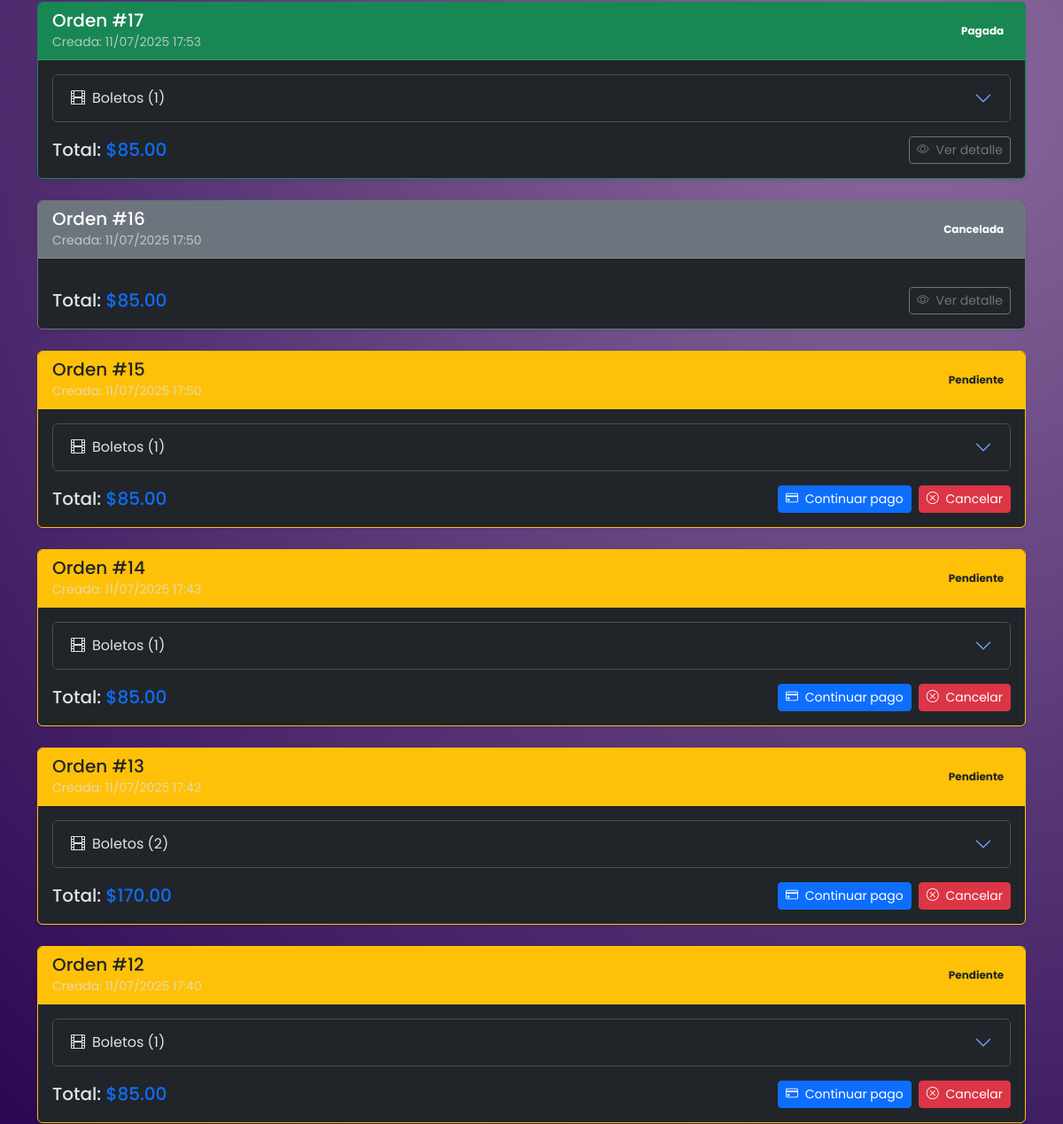
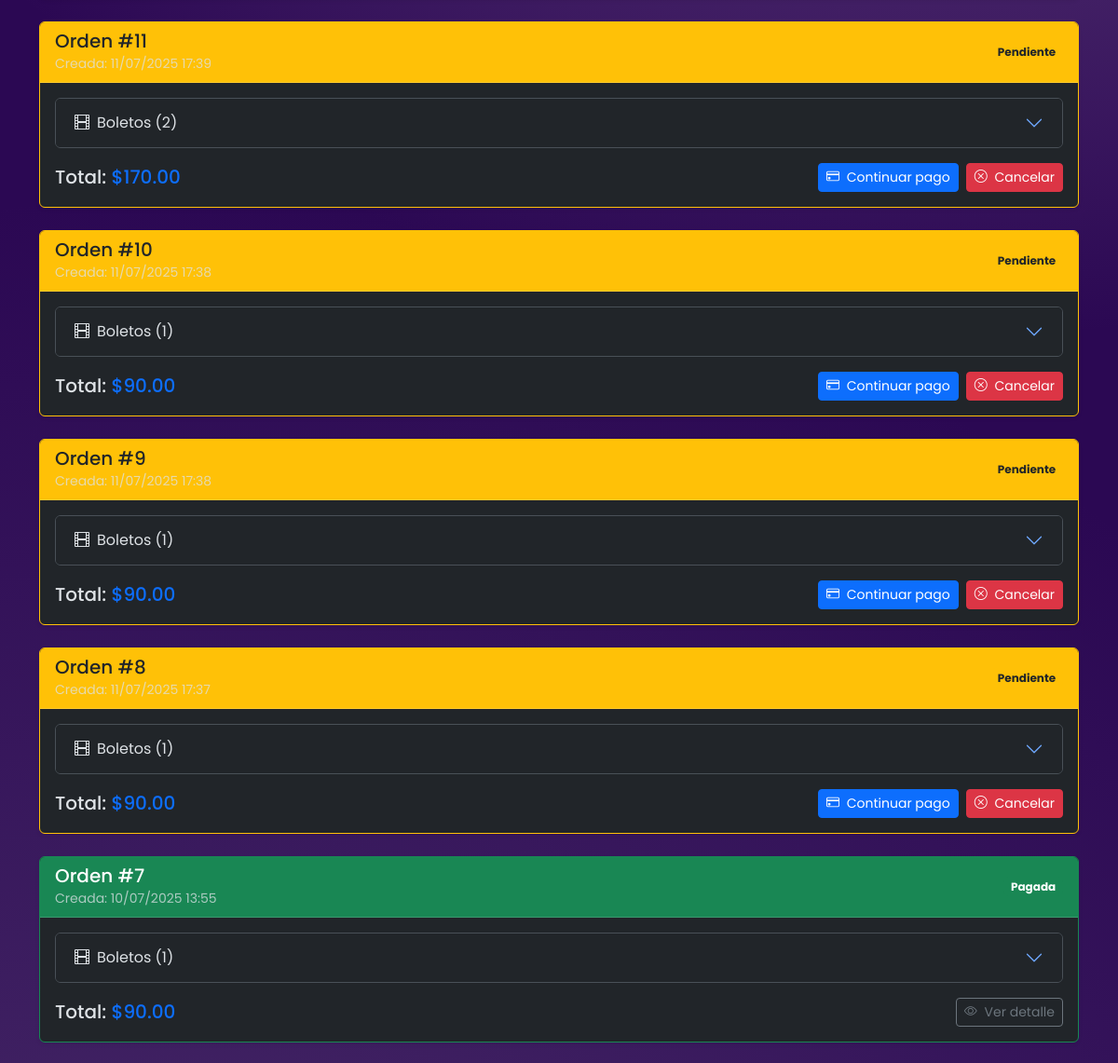
The page /orders/ (signed in, middle part) on the database as committed earlier (2 pictures, top to bottom).
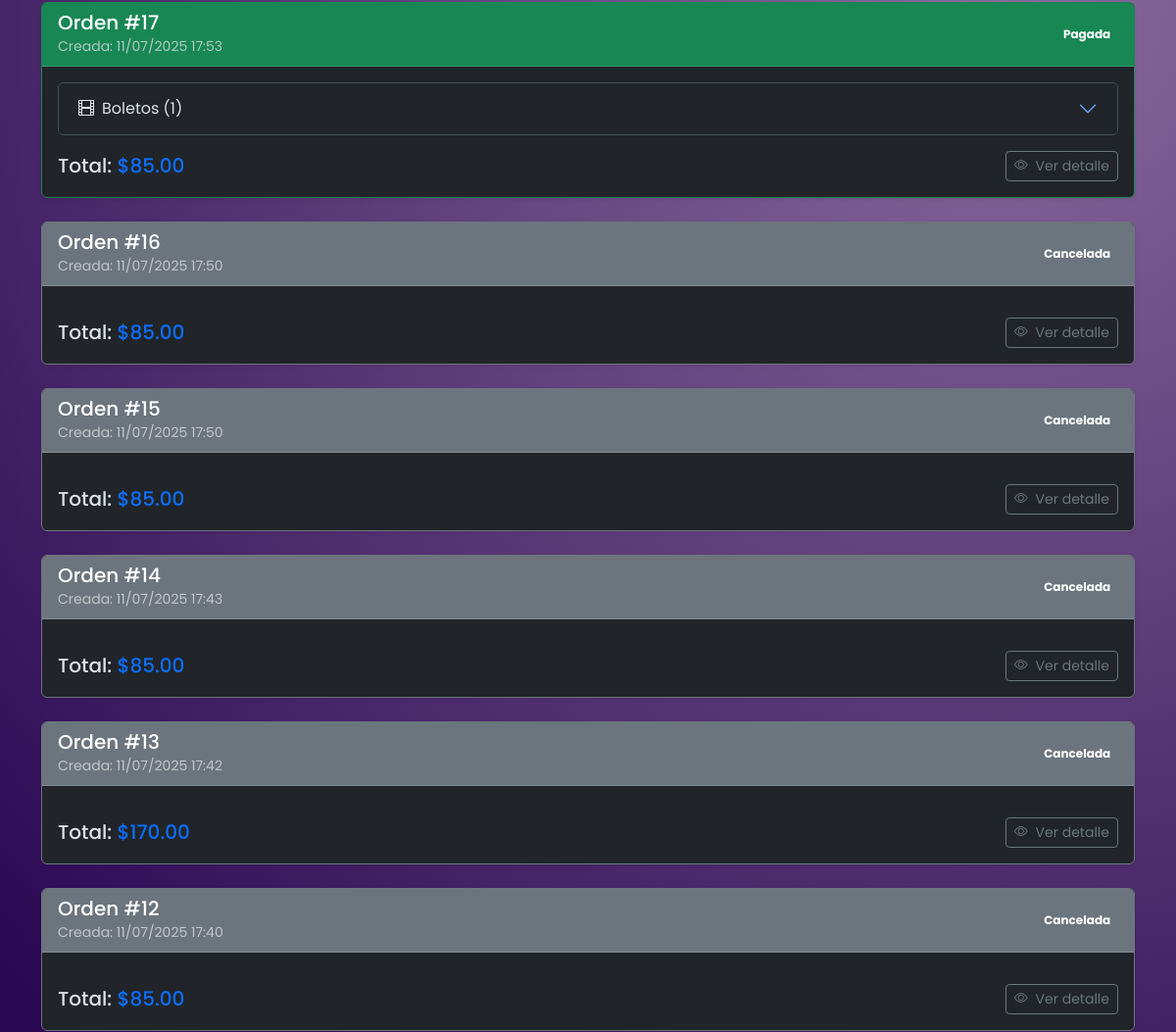
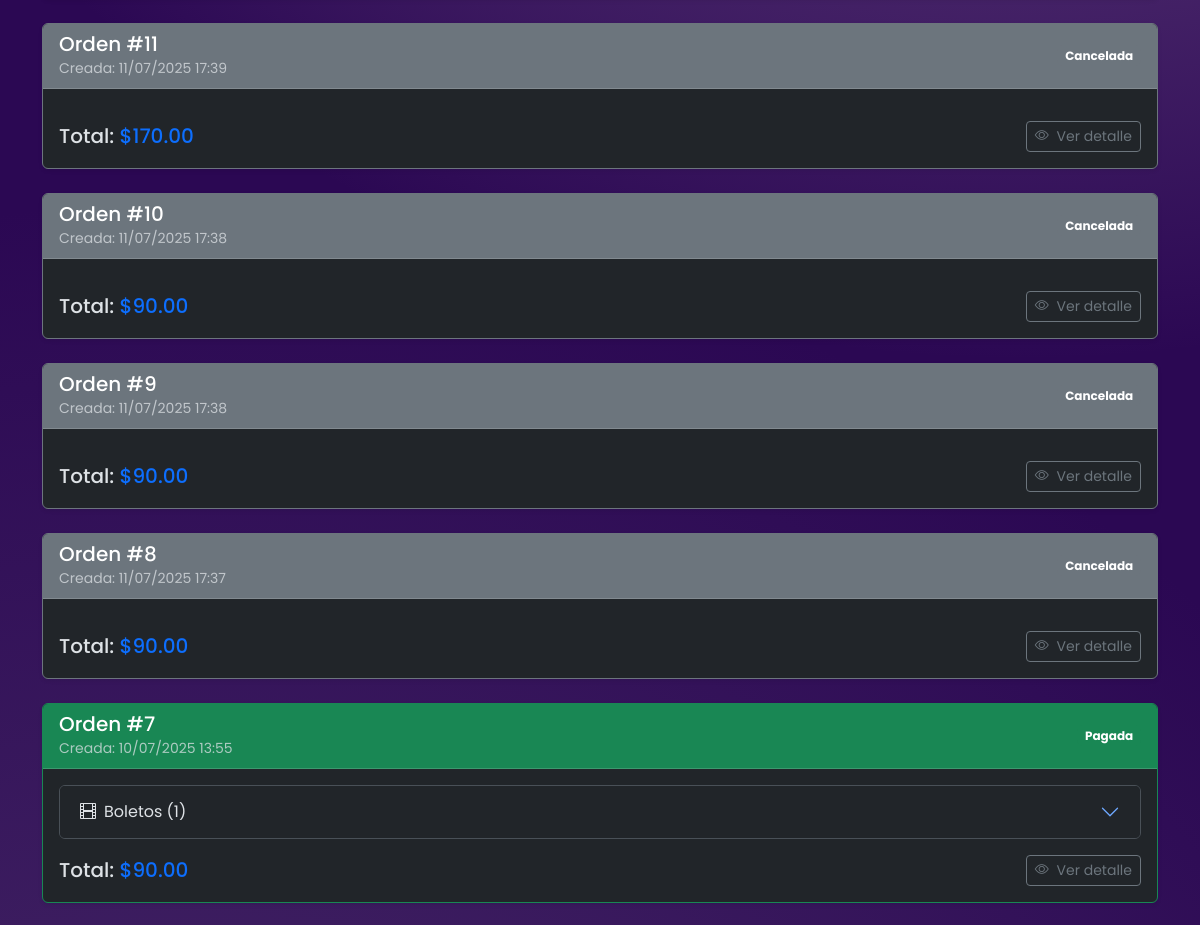
The same page on the database as committed later (2 pictures, top to bottom).
### cinema/models.py (models this page shows, shortened)
class TimeStampedModel(models.Model):
   created = models.DateTimeField(auto_now_add=True)
   updated = models.DateTimeField(auto_now=True)
   class Meta:
       abstract = True
       ordering = ('-created',)

class Order(TimeStampedModel):
   customer      = models.ForeignKey(Customer, on_delete=models.SET_NULL, null=True, related_name='orders')
   payment_method= models.CharField(max_length=3, choices=PaymentMethod.choices)
   total_amount  = models.DecimalField(max_digits=8, decimal_places=2)
   paid_at       = models.DateTimeField(null=True, blank=True)
   class Status(models.TextChoices):
       PENDING  = 'PEN', 'Pendiente'
       PAID     = 'PAI', 'Pagada'
       CANCELED = 'CAN', 'Cancelada'
   status        = models.CharField(max_length=3, choices=Status.choices, default=Status.PENDING)

### cinema/views.py (the view)
# urls.py: path('orders/', OrderListView.as_view(), name='orders_list'),
class OrderListView(LoginRequiredMixin, ListView):
   model = Order
   template_name = 'orders_list.html'
   context_object_name = 'orders'
   login_url = 'login'
   def get_queryset(self):
       customer, _ = Customer.objects.get_or_create(user=self.request.user)
       return Order.objects.filter(customer=customer).order_by('-created')

### cinema/models.py (called while the page is built)
   def line_total(self):
       return self.qty * self.price

### cinema/templates/orders_list.html (shortened to what this page needs)
{% extends "baseHome.html" %}
{% block content %}
 {% if orders %}
   {% for order in orders %}
     <div class="card mb-4 shadow-sm
         {% if order.status == 'PAI' %}border-success
         {% elif order.status == 'PEN' %}border-warning
         {% else %}border-secondary{% endif %}">
       <div class="card-header d-flex justify-content-between align-items-center
           {% if order.status == 'PAI' %}bg-success text-white
           {% elif order.status == 'PEN' %}bg-warning text-dark
           {% else %}bg-secondary text-white{% endif %}">
         <div>
           <h5 class="mb-0">Orden #{{ order.id }}</h5>
           <small class="text-muted">
             Creada: {{ order.created|date:"d/m/Y H:i" }}
           </small>
         </div>
         <span class="badge
             {% if order.status == 'PAI' %}bg-success
             {% elif order.status == 'PEN' %}bg-warning text-dark
             {% else %}bg-secondary{% endif %}">
           {% if order.status == 'PAI' %}Pagada
           {% elif order.status == 'PEN' %}Pendiente
           {% else %}Cancelada{% endif %}
         </span>
       </div>
       <div class="card-body">
         <div class="accordion" id="accordion-{{ order.id }}">
           {% if order.order_tickets.count %}
           <div class="accordion-item">
             <h2 class="accordion-header" id="heading-T{{ order.id }}">
               <button class="accordion-button collapsed" type="button"
                       data-bs-toggle="collapse"
                       data-bs-target="#collapse-T{{ order.id }}"
                       aria-expanded="false"
                       aria-controls="collapse-T{{ order.id }}">
                 <i class="bi bi-film me-2"></i> Boletos ({{ order.order_tickets.count }})
               </button>
             </h2>
           </div>
           {% endif %}
         </div>
         <div class="d-flex justify-content-between align-items-center mt-3">
           <h5 class="mb-0">
             Total: <span class="text-primary">${{ order.total_amount|floatformat:2 }}</span>
           </h5>
           {% if order.status == 'PEN' %}
           <div class="d-flex gap-2">
             <a href="{% url 'order_confirm' order_id=order.id %}"
                class="btn btn-sm btn-primary">
               <i class="bi bi-credit-card me-1"></i> Continuar pago
             </a>
             <form method="post"
                   action="{% url 'order_cancel' order_id=order.id %}"
                   style="display:inline">
               <button type="submit"
                       class="btn btn-sm btn-danger"
                       onclick="return confirm('¿Seguro que cancelar la orden #{{ order.id }}?');">
                 <i class="bi bi-x-circle me-1"></i> Cancelar
               </button>
             </form>
           </div>
           {% else %}
             <a href="{% url 'order_success' order_id=order.id %}"
                class="btn btn-sm btn-outline-secondary">
               <i class="bi bi-eye me-1"></i> Ver detalle
             </a>
           {% endif %}
         </div>
       </div>
     </div>
   {% endfor %}
 {% else %}
   <div class="alert alert-info">
     No has realizado ninguna orden aún.
   </div>
 {% endif %}
{% endblock %}

Rows that differ between the two databases and show on the page:
changed Order id 15: order_tickets.count "1" → (not shown); status "Pendiente Boletos ( ) Continuar pago Cancelar" → "Cancelada Ver detalle"
changed Order id 14: order_tickets.count "1" → (not shown); status "Pendiente Boletos ( ) Continuar pago Cancelar" → "Cancelada Ver detalle"
changed Order id 13: order_tickets.count "2" → (not shown); status "Pendiente Boletos ( ) Continuar pago Cancelar" → "Cancelada Ver detalle"
changed Order id 12: order_tickets.count "1" → (not shown); status "Pendiente Boletos ( ) Continuar pago Cancelar" → "Cancelada Ver detalle"
changed Order id 11: order_tickets.count "2" → (not shown); status "Pendiente Boletos ( ) Continuar pago Cancelar" → "Cancelada Ver detalle"
changed Order id 10: order_tickets.count "1" → (not shown); status "Pendiente Boletos ( ) Continuar pago Cancelar" → "Cancelada Ver detalle"
changed Order id 9: order_tickets.count "1" → (not shown); status "Pendiente Boletos ( ) Continuar pago Cancelar" → "Cancelada Ver detalle"
changed Order id 8: order_tickets.count "1" → (not shown); status "Pendiente Boletos ( ) Continuar pago Cancelar" → "Cancelada Ver detalle"
